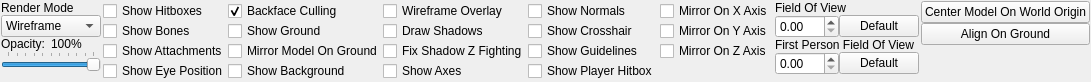
<?xml version="1.0" encoding="UTF-8"?>
<ui version="4.0">
 <class>ui::assets::studiomodel::StudioModelDisplayPanel</class>
 <widget class="QWidget" name="ui::assets::studiomodel::StudioModelDisplayPanel">
  <property name="geometry">
   <rect>
    <x>0</x>
    <y>0</y>
    <width>993</width>
    <height>75</height>
   </rect>
  </property>
  <property name="windowTitle">
   <string>Form</string>
  </property>
  <layout class="QGridLayout" name="gridLayout_2">
   <property name="leftMargin">
    <number>1</number>
   </property>
   <property name="topMargin">
    <number>1</number>
   </property>
   <property name="rightMargin">
    <number>1</number>
   </property>
   <property name="bottomMargin">
    <number>1</number>
   </property>
   <property name="horizontalSpacing">
    <number>2</number>
   </property>
   <property name="verticalSpacing">
    <number>0</number>
   </property>
   <item row="0" column="5">
    <spacer name="horizontalSpacer">
     <property name="orientation">
      <enum>Qt::Horizontal</enum>
     </property>
     <property name="sizeHint" stdset="0">
      <size>
       <width>0</width>
       <height>20</height>
      </size>
     </property>
    </spacer>
   </item>
   <item row="0" column="2">
    <widget class="QWidget" name="MirrorWidget" native="true">
     <layout class="QGridLayout" name="gridLayout_4">
      <property name="leftMargin">
       <number>0</number>
      </property>
      <property name="topMargin">
       <number>0</number>
      </property>
      <property name="rightMargin">
       <number>0</number>
      </property>
      <property name="bottomMargin">
       <number>0</number>
      </property>
      <property name="spacing">
       <number>0</number>
      </property>
      <item row="1" column="0">
       <widget class="QCheckBox" name="MirrorOnYAxis">
        <property name="text">
         <string>Mirror On Y Axis</string>
        </property>
       </widget>
      </item>
      <item row="0" column="0">
       <widget class="QCheckBox" name="MirrorOnXAxis">
        <property name="text">
         <string>Mirror On X Axis</string>
        </property>
       </widget>
      </item>
      <item row="2" column="0">
       <widget class="QCheckBox" name="MirrorOnZAxis">
        <property name="text">
         <string>Mirror On Z Axis</string>
        </property>
       </widget>
      </item>
      <item row="3" column="0">
       <spacer name="verticalSpacer_5">
        <property name="orientation">
         <enum>Qt::Vertical</enum>
        </property>
        <property name="sizeHint" stdset="0">
         <size>
          <width>20</width>
          <height>0</height>
         </size>
        </property>
       </spacer>
      </item>
     </layout>
    </widget>
   </item>
   <item row="0" column="1">
    <widget class="QWidget" name="CheckBoxesWidget" native="true">
     <layout class="QGridLayout" name="gridLayout_3">
      <property name="leftMargin">
       <number>0</number>
      </property>
      <property name="topMargin">
       <number>0</number>
      </property>
      <property name="rightMargin">
       <number>0</number>
      </property>
      <property name="bottomMargin">
       <number>0</number>
      </property>
      <property name="spacing">
       <number>0</number>
      </property>
      <item row="2" column="1">
       <widget class="QCheckBox" name="MirrorModelOnGround">
        <property name="text">
         <string>Mirror Model On Ground</string>
        </property>
       </widget>
      </item>
      <item row="3" column="1">
       <widget class="QCheckBox" name="ShowBackground">
        <property name="text">
         <string>Show Background</string>
        </property>
       </widget>
      </item>
      <item row="2" column="0">
       <widget class="QCheckBox" name="ShowAttachments">
        <property name="text">
         <string>Show Attachments</string>
        </property>
       </widget>
      </item>
      <item row="0" column="2">
       <widget class="QCheckBox" name="WireframeOverlay">
        <property name="text">
         <string>Wireframe Overlay</string>
        </property>
       </widget>
      </item>
      <item row="0" column="0">
       <widget class="QCheckBox" name="ShowHitboxes">
        <property name="text">
         <string>Show Hitboxes</string>
        </property>
       </widget>
      </item>
      <item row="3" column="0">
       <widget class="QCheckBox" name="ShowEyePosition">
        <property name="text">
         <string>Show Eye Position</string>
        </property>
       </widget>
      </item>
      <item row="1" column="1">
       <widget class="QCheckBox" name="ShowGround">
        <property name="text">
         <string>Show Ground</string>
        </property>
       </widget>
      </item>
      <item row="1" column="2">
       <widget class="QCheckBox" name="DrawShadows">
        <property name="text">
         <string>Draw Shadows</string>
        </property>
       </widget>
      </item>
      <item row="1" column="0">
       <widget class="QCheckBox" name="ShowBones">
        <property name="text">
         <string>Show Bones</string>
        </property>
       </widget>
      </item>
      <item row="0" column="1">
       <widget class="QCheckBox" name="BackfaceCulling">
        <property name="text">
         <string>Backface Culling</string>
        </property>
        <property name="checked">
         <bool>true</bool>
        </property>
       </widget>
      </item>
      <item row="2" column="3">
       <widget class="QCheckBox" name="ShowGuidelines">
        <property name="text">
         <string>Show Guidelines</string>
        </property>
       </widget>
      </item>
      <item row="3" column="2">
       <widget class="QCheckBox" name="ShowAxes">
        <property name="text">
         <string>Show Axes</string>
        </property>
       </widget>
      </item>
      <item row="1" column="3">
       <widget class="QCheckBox" name="ShowCrosshair">
        <property name="text">
         <string>Show Crosshair</string>
        </property>
       </widget>
      </item>
      <item row="2" column="2">
       <widget class="QCheckBox" name="FixShadowZFighting">
        <property name="text">
         <string>Fix Shadow Z Fighting</string>
        </property>
       </widget>
      </item>
      <item row="0" column="3">
       <widget class="QCheckBox" name="ShowNormals">
        <property name="text">
         <string>Show Normals</string>
        </property>
       </widget>
      </item>
      <item row="3" column="3">
       <widget class="QCheckBox" name="ShowPlayerHitbox">
        <property name="text">
         <string>Show Player Hitbox</string>
        </property>
       </widget>
      </item>
      <item row="4" column="0" colspan="4">
       <spacer name="verticalSpacer_6">
        <property name="orientation">
         <enum>Qt::Vertical</enum>
        </property>
        <property name="sizeHint" stdset="0">
         <size>
          <width>20</width>
          <height>0</height>
         </size>
        </property>
       </spacer>
      </item>
     </layout>
    </widget>
   </item>
   <item row="1" column="0" colspan="5">
    <spacer name="verticalSpacer_3">
     <property name="orientation">
      <enum>Qt::Vertical</enum>
     </property>
     <property name="sizeHint" stdset="0">
      <size>
       <width>20</width>
       <height>0</height>
      </size>
     </property>
    </spacer>
   </item>
   <item row="0" column="3">
    <widget class="QWidget" name="FOVWidget" native="true">
     <layout class="QGridLayout" name="gridLayout_5">
      <property name="leftMargin">
       <number>0</number>
      </property>
      <property name="topMargin">
       <number>0</number>
      </property>
      <property name="rightMargin">
       <number>0</number>
      </property>
      <property name="bottomMargin">
       <number>0</number>
      </property>
      <property name="spacing">
       <number>0</number>
      </property>
      <item row="0" column="0" colspan="2">
       <widget class="QLabel" name="label_3">
        <property name="text">
         <string>Field Of View</string>
        </property>
       </widget>
      </item>
      <item row="1" column="1">
       <widget class="QPushButton" name="ResetFOV">
        <property name="text">
         <string>Default</string>
        </property>
       </widget>
      </item>
      <item row="3" column="0">
       <widget class="QDoubleSpinBox" name="FirstPersonFOVSpinner">
        <property name="maximum">
         <double>360.000000000000000</double>
        </property>
       </widget>
      </item>
      <item row="4" column="0" colspan="2">
       <spacer name="verticalSpacer_2">
        <property name="orientation">
         <enum>Qt::Vertical</enum>
        </property>
        <property name="sizeHint" stdset="0">
         <size>
          <width>20</width>
          <height>0</height>
         </size>
        </property>
       </spacer>
      </item>
      <item row="1" column="0">
       <widget class="QDoubleSpinBox" name="FOVSpinner">
        <property name="maximum">
         <double>360.000000000000000</double>
        </property>
       </widget>
      </item>
      <item row="3" column="1">
       <widget class="QPushButton" name="ResetFirstPersonFieldOfView">
        <property name="text">
         <string>Default</string>
        </property>
       </widget>
      </item>
      <item row="2" column="0" colspan="2">
       <widget class="QLabel" name="label_4">
        <property name="text">
         <string>First Person Field Of View</string>
        </property>
       </widget>
      </item>
     </layout>
    </widget>
   </item>
   <item row="0" column="4">
    <widget class="QWidget" name="widget" native="true">
     <layout class="QVBoxLayout" name="verticalLayout">
      <property name="spacing">
       <number>0</number>
      </property>
      <property name="leftMargin">
       <number>0</number>
      </property>
      <property name="topMargin">
       <number>0</number>
      </property>
      <property name="rightMargin">
       <number>0</number>
      </property>
      <property name="bottomMargin">
       <number>0</number>
      </property>
      <item>
       <widget class="QPushButton" name="CenterModelOnWorldOrigin">
        <property name="text">
         <string>Center Model On World Origin</string>
        </property>
       </widget>
      </item>
      <item>
       <widget class="QPushButton" name="AlignOnGround">
        <property name="text">
         <string>Align On Ground</string>
        </property>
       </widget>
      </item>
      <item>
       <spacer name="verticalSpacer">
        <property name="orientation">
         <enum>Qt::Vertical</enum>
        </property>
        <property name="sizeHint" stdset="0">
         <size>
          <width>20</width>
          <height>0</height>
         </size>
        </property>
       </spacer>
      </item>
     </layout>
    </widget>
   </item>
   <item row="0" column="0">
    <widget class="QWidget" name="RenderSettingsWidget" native="true">
     <property name="sizePolicy">
      <sizepolicy hsizetype="Fixed" vsizetype="Preferred">
       <horstretch>0</horstretch>
       <verstretch>0</verstretch>
      </sizepolicy>
     </property>
     <property name="minimumSize">
      <size>
       <width>100</width>
       <height>0</height>
      </size>
     </property>
     <property name="maximumSize">
      <size>
       <width>100</width>
       <height>16777215</height>
      </size>
     </property>
     <layout class="QGridLayout" name="gridLayout">
      <property name="leftMargin">
       <number>0</number>
      </property>
      <property name="topMargin">
       <number>0</number>
      </property>
      <property name="rightMargin">
       <number>0</number>
      </property>
      <property name="bottomMargin">
       <number>0</number>
      </property>
      <property name="spacing">
       <number>0</number>
      </property>
      <item row="2" column="0">
       <widget class="QLabel" name="label_2">
        <property name="text">
         <string>Opacity:</string>
        </property>
       </widget>
      </item>
      <item row="4" column="0" colspan="2">
       <spacer name="verticalSpacer_4">
        <property name="orientation">
         <enum>Qt::Vertical</enum>
        </property>
        <property name="sizeHint" stdset="0">
         <size>
          <width>20</width>
          <height>0</height>
         </size>
        </property>
       </spacer>
      </item>
      <item row="2" column="1">
       <widget class="QLabel" name="OpacityValueLabel">
        <property name="text">
         <string>100%</string>
        </property>
       </widget>
      </item>
      <item row="0" column="0" colspan="2">
       <widget class="QLabel" name="label">
        <property name="text">
         <string>Render Mode</string>
        </property>
       </widget>
      </item>
      <item row="1" column="0" colspan="2">
       <widget class="QComboBox" name="RenderModeComboBox">
        <property name="sizePolicy">
         <sizepolicy hsizetype="Preferred" vsizetype="Fixed">
          <horstretch>0</horstretch>
          <verstretch>0</verstretch>
         </sizepolicy>
        </property>
        <property name="minimumSize">
         <size>
          <width>0</width>
          <height>0</height>
         </size>
        </property>
        <property name="maximumSize">
         <size>
          <width>16777215</width>
          <height>16777215</height>
         </size>
        </property>
        <property name="currentText">
         <string>Wireframe</string>
        </property>
        <item>
         <property name="text">
          <string>Wireframe</string>
         </property>
        </item>
        <item>
         <property name="text">
          <string>Flat Shaded</string>
         </property>
        </item>
        <item>
         <property name="text">
          <string>Smooth Shaded</string>
         </property>
        </item>
        <item>
         <property name="text">
          <string>Texture Shaded</string>
         </property>
        </item>
       </widget>
      </item>
      <item row="3" column="0" colspan="2">
       <widget class="QSlider" name="OpacitySlider">
        <property name="sizePolicy">
         <sizepolicy hsizetype="Preferred" vsizetype="Fixed">
          <horstretch>0</horstretch>
          <verstretch>0</verstretch>
         </sizepolicy>
        </property>
        <property name="minimumSize">
         <size>
          <width>0</width>
          <height>0</height>
         </size>
        </property>
        <property name="maximumSize">
         <size>
          <width>16777215</width>
          <height>16777215</height>
         </size>
        </property>
        <property name="maximum">
         <number>100</number>
        </property>
        <property name="value">
         <number>100</number>
        </property>
        <property name="orientation">
         <enum>Qt::Horizontal</enum>
        </property>
        <property name="tickPosition">
         <enum>QSlider::TicksAbove</enum>
        </property>
        <property name="tickInterval">
         <number>10</number>
        </property>
       </widget>
      </item>
     </layout>
    </widget>
   </item>
  </layout>
 </widget>
 <resources/>
 <connections/>
</ui>
